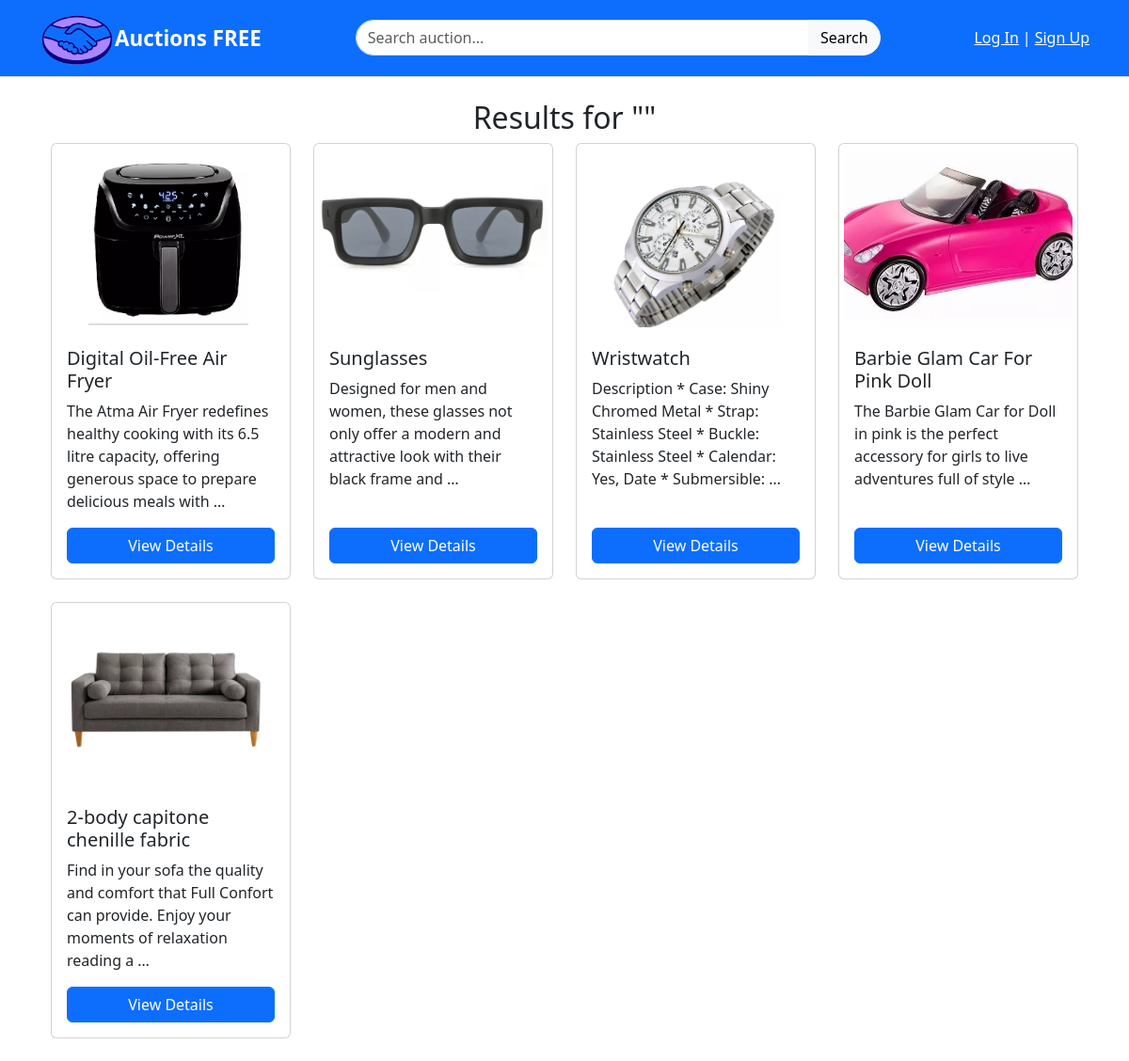
The app's page /search/ with its own data.
### auctions/models.py (models this page shows, shortened)
class AuctionListing(models.Model):
    title = models.CharField(max_length=100)  # Title of the auction listing
    description = models.TextField()  # Description of the auction listing
    starting_bid = models.DecimalField(max_digits=10, decimal_places=2)  # Starting bid amount
    current_bid = models.DecimalField(max_digits=10, decimal_places=2, null=True, blank=True)  # Current bid amount (optional)
    image = models.ImageField(upload_to='listings/', blank=False, null=False)
    category = models.ForeignKey(Category, on_delete=models.CASCADE, null=True, blank=True)  # Category of the listing (optional)
    active = models.BooleanField(default=True)  # Indicates if the listing is active
    owner = models.ForeignKey(User, on_delete=models.CASCADE, related_name="listings")  # Owner of the listing
    created_at = models.DateTimeField(auto_now_add=True)  # Timestamp for when the listing was created
    watchers = models.ManyToManyField(User, related_name="watchlist", blank=True)  # Users who are watching this listing
    winner = models.ForeignKey(User, null=True, blank=True, on_delete=models.SET_NULL, related_name='won_auctions')  # User who won the auction

### auctions/views.py (the view)
# urls.py: path("search/", views.search, name="search"),
def search(request):
    query = request.GET.get("query", "")
    results = AuctionListing.objects.filter(
        Q(title__icontains=query) | Q(description__icontains=query),
        active=True
    )
    return render(request, "auctions/search_results.html", {
        "query": query,
        "results": results
    })

### auctions/templates/auctions/search_results.html (shortened to what this page needs)
{% extends "auctions/layout.html" %}
{% block body %}
<h2 class="text-center">Results for "{{ query }}"</h2>
<div class="container-fluid">
    <div class="row">
        {% if results %}
            {% for listing in results %}
                <div class="col-md-3 mb-4">
                    <div class="card h-100">
                        <img src="{{ listing.image.url }}" class="card-img-top img-fluid" alt="{{ listing.title }}" style="object-fit: cover; height: 200px;">
                        <div class="card-body d-flex flex-column">
                            <h5 class="card-title">{{ listing.title }}</h5>
                            <p class="card-text">{{ listing.description|truncatewords:20 }}</p>
                            <a href="{% url 'listing_detail' listing.id %}" class="btn btn-primary mt-auto">View Details</a>
                        </div>
                    </div>
                </div>
            {% endfor %}
        {% else %}
            <div class="col-12">
                <p>No results found for your search.</p>
            </div>
        {% endif %}
    </div>
</div>
{% endblock %}

### auctions/static/css/style.css (style rules this page uses)
.card { height: 100%; }
.card-img-top { padding: 5px; border-radius: 0; }
.img-fluid { object-fit: cover; height: 200px; }
.card-body { display: flex; flex-direction: column; justify-content: space-between; }

### records on screen
AuctionListing: image (picture), title "Digital Oil-Free Air Fryer", description "The Atma Air Fryer redefines healthy cooking with its 6.5 litre capacity, offering generous space to prepare delicious meals with …"
AuctionListing: image (picture), title "Sunglasses", description "Designed for men and women, these glasses not only offer a modern and attractive look with their black frame and …"
AuctionListing: image (picture), title "Wristwatch", description "Description * Case: Shiny Chromed Metal * Strap: Stainless Steel * Buckle: Stainless Steel * Calendar: Yes, Date * Submersible: …"
AuctionListing: image (picture), title "Barbie Glam Car For Pink Doll", description "The Barbie Glam Car for Doll in pink is the perfect accessory for girls to live adventures full of style …"
AuctionListing: image (picture), title "2-body capitone chenille fabric", description "Find in your sofa the quality and comfort that Full Confort can provide. Enjoy your moments of relaxation reading a …"
